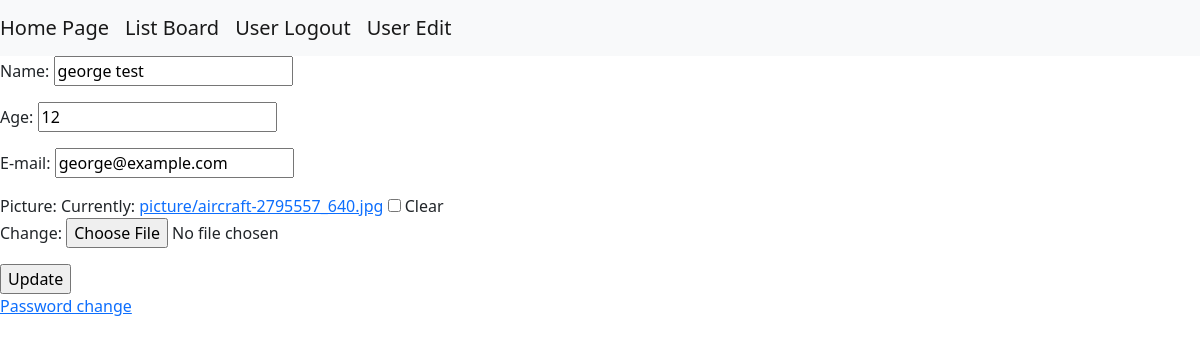
The page /accounts/user_edit (signed in) on the database its author committed.
### accounts/models.py (models this page shows)
class Users(AbstractBaseUser, PermissionsMixin):
    username = models.CharField(max_length=255)
    age = models.PositiveIntegerField()
    email = models.EmailField(max_length=255, unique=True)
    is_active = models.BooleanField(default=False)
    is_staff = models.BooleanField(default=False)
    picture = models.FileField(null=True, upload_to='picture/')
    objects = UserManager()
    USERNAME_FIELD = "email"
    REQUIRED_FIELD = ["username"]
    class Meta:
        db_table = "users"

### accounts/views.py (the view)
# urls.py: path("user_edit", views.user_edit, name="user_edit"),
@login_required
def user_edit(request):
    user_edit_form = forms.UserEditForm(request.POST or None, request.FILES or None, instance=request.user)
    if user_edit_form.is_valid():
        messages.success(request, "Update successfully")
        user_edit_form.save()
    return render(request, "accounts/user_edit.html", context={
        "user_edit_form": user_edit_form,
    })

### accounts/forms.py
class UserEditForm(forms.ModelForm):
    username = forms.CharField(label="Name")
    age = forms.IntegerField(label="Age", min_value=0)
    email = forms.EmailField(label="E-mail")
    picture = forms.FileField(label="Picture", required=False)
    class Meta():
        model = Users
        fields = ("username", "age", "email", "picture")

### templates/accounts/user_edit.html (shortened to what this page needs)
{% extends 'base.html' %}
{% block content %}
<form method="POST" enctype="multipart/form-data">
    {{ user_edit_form.as_p }}
    <input type="submit" value="Update">
</form>
<a href="{% url "accounts:change_password" %}">Password change</a>
{% endblock content %}

### rows shown on the page
Users: username "george test", age "12", email "george@example.com"
